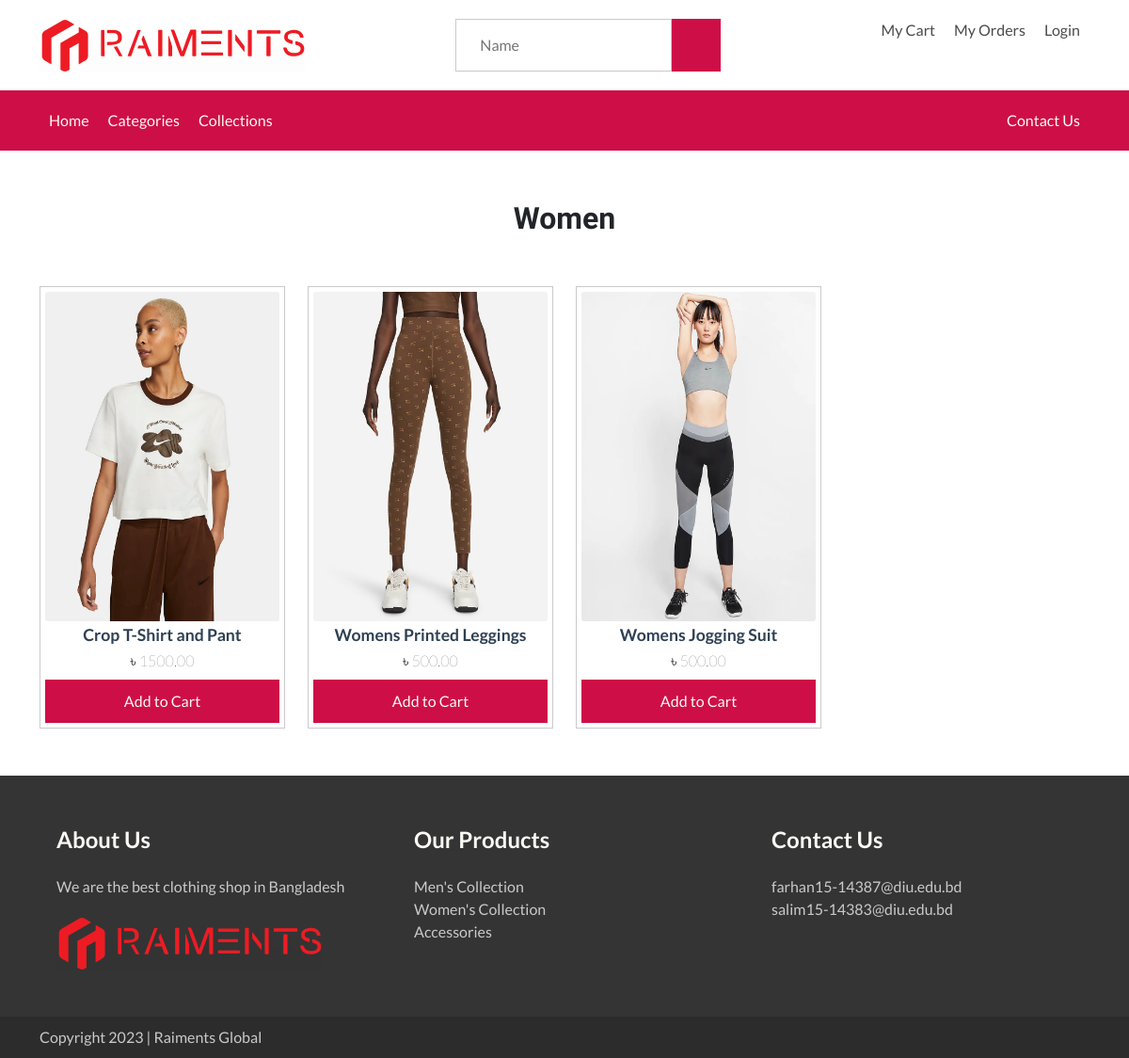
The app's page /products.php?category=Women with its own data.
### tables this page shows
CREATE TABLE `products` (
  `product_id` int(11) NOT NULL,
  `name` varchar(255) NOT NULL,
  `price` decimal(20,2) NOT NULL,
  `categories` varchar(255) NOT NULL,
  `sku` varchar(255) NOT NULL,
  `sizes` varchar(255) NOT NULL,
  `colors` text NOT NULL,
  `inventory` int(11) NOT NULL,
  `description` text NOT NULL,
  `image` varchar(255) NOT NULL,
  `added_on` timestamp NOT NULL DEFAULT current_timestamp()
);

### products.php (the view, shortened to what this page needs)
<?php
require("header.php");
?>
<?php
if (isset($_GET["search"])) {
    $search = $_GET["search"];
    $title = "Search Results : $search";
    $sql = "SELECT * FROM `products` WHERE name like '%$search%'";
} elseif (isset($_GET["category"])) {
    $category = $_GET["category"];
    $title = "$category";
    $sql = "SELECT * FROM `products` WHERE categories like '%$category%'";
} else {
    $title = "Shop";
    $sql = "SELECT * FROM `products` WHERE 1";
}
$query = $con->prepare($sql);
$query->execute();
$products = $query->fetchAll();
?>
<div class="container mt-5">
    <span class="heading-1 text-center my-5 "><?php echo ucfirst($title); ?></span>
    <div class="row gy-4">
        <?php
        foreach ($products as $product) {
            echo "<div class=\"col-lg-3\">
            <div class=\"product-list__item text-center\">
                <a href=\"/product-view.php?id={$product["product_id"]}\"><img class=\"img-fluid product-list__item__img\" src=\"./img/{$product["image"]}\" alt=\"\"></a>
                <span class=\"product-list__item--name\">{$product["name"]}</span>
                <span class=\"product-list__item--price\">৳ {$product["price"]}</span>
                <div class=\"\">
                    <a href=\"/product-view.php?id={$product["product_id"]}\" class=\"btn d-block mt-2\">
                        <i class=\"lni lni-cart\"></i>
                        Add to Cart
                    </a>
                </div>
            </div>
        </div>";
        }
        ?>
    </div>
</div>
<?php include("footer.php"); ?>

### css/style.css (style rules this page uses)
* { margin: 0px; padding: 0px; box-sizing: border-box; }
a { text-decoration: none; }
body { font-family: "Lato", sans-serif; }
.heading-1 { font-size: 32px; font-weight: 700; display: block; font-family: "Italiana", serif; }
.btn { background-color: #ce0f47; padding: 10px 25px; border-radius: 0px; color: #FAF9F6; }
.product-list__item { border: 1px solid #cacacc; padding: 5px; }
.product-list__item__img { width: 100%; height: 350px; border-radius: 3px; transition: all 0.2s; }
.product-list__item--name { font-weight: 600; font-size: 1.1rem; margin: 2px 0px; display: block; color: #2E4053; }
.product-list__item--price { margin: 2px 0; font-weight: lighter; display: block; }

### records on screen
products: image (picture), name "Crop T-Shirt and Pant", price "1500.00"
products: image (picture), name "Womens Printed Leggings", price "500.00"
products: image (picture), name "Womens Jogging Suit", price "500.00"

### other values on screen
$title "Women"
